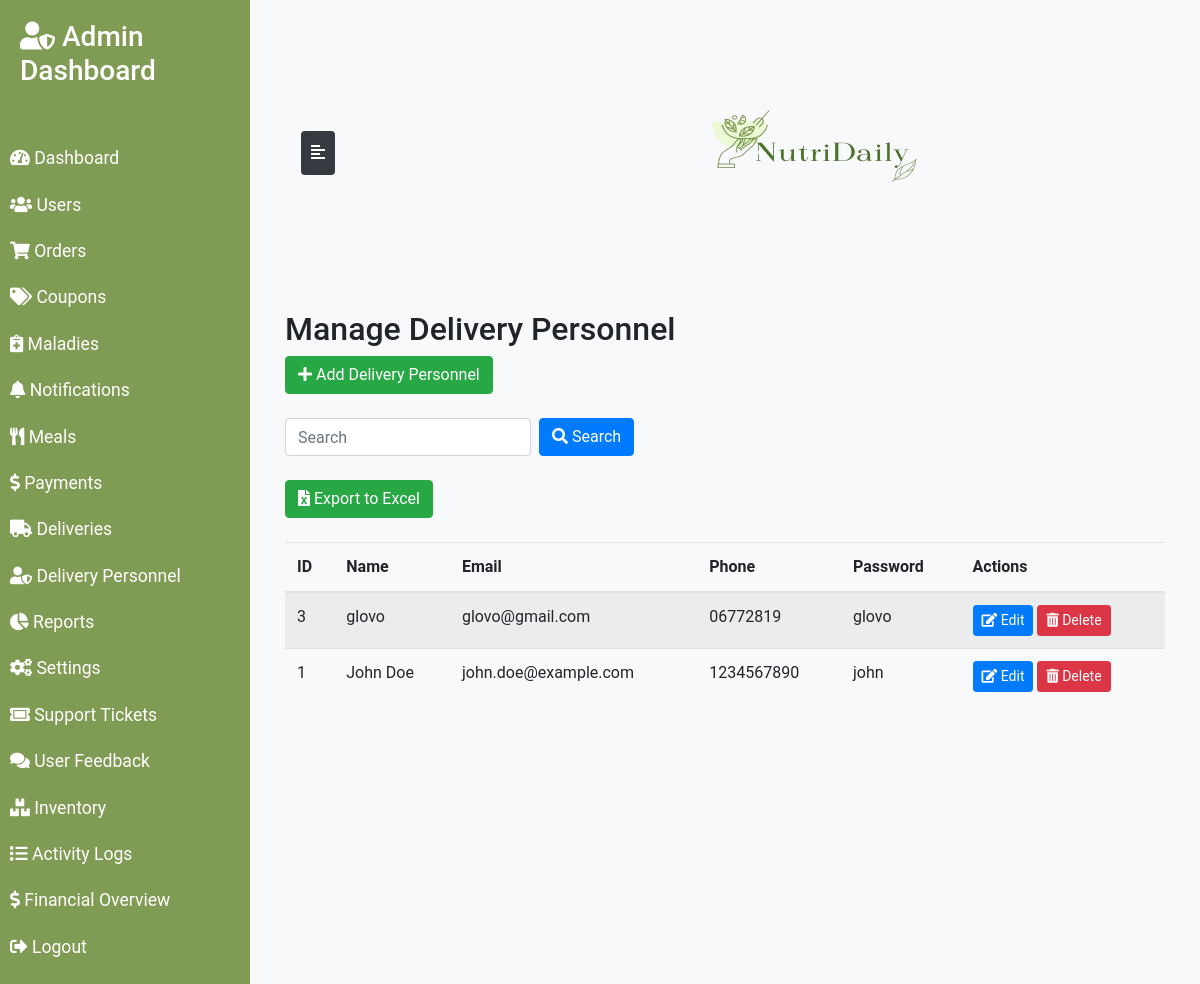
The app's page /delivers.php (signed in) with its own data.
### tables this page shows
CREATE TABLE `delivery_personnel` (
  `id` int(11) NOT NULL,
  `name` varchar(100) NOT NULL,
  `email` varchar(100) NOT NULL,
  `phone` varchar(20) NOT NULL,
  `role` varchar(50) DEFAULT NULL,
  `password` varchar(255) NOT NULL
);

### delivers.php (the view, shortened to what this page needs)
<?php
require 'config/db.php';
$search_query = isset($_POST['search_query']) ? $_POST['search_query'] : '';
$personnel = $conn->query("SELECT * FROM delivery_personnel WHERE name LIKE '%$search_query%' OR email LIKE '%$search_query%' ORDER BY id DESC");
?>
<!DOCTYPE html>
<html lang="en">
<head>
    <link rel="stylesheet" href="https://maxcdn.bootstrapcdn.com/bootstrap/4.5.2/css/bootstrap.min.css">
    <link rel="stylesheet" href="https://cdnjs.cloudflare.com/ajax/libs/font-awesome/5.15.4/css/all.min.css">
</head>
<body>
<div class="wrapper">
    <nav id="sidebar">
        <div class="sidebar-header">
            <h3><i class="fas fa-user-shield"></i> Admin Dashboard</h3>
        </div>
        <ul class="list-unstyled components">
            <li><a href="dashboard.php"><i class="fas fa-tachometer-alt"></i> Dashboard</a></li>
            <li><a href="users.php"><i class="fas fa-users"></i> Users</a></li>
            <li><a href="orders.php"><i class="fas fa-shopping-cart"></i> Orders</a></li>
            <li><a href="coupons.php"><i class="fas fa-tags"></i> Coupons</a></li>
            <li><a href="maladies.php"><i class="fas fa-notes-medical"></i> Maladies</a></li>
            <li><a href="notifications.php"><i class="fas fa-bell"></i> Notifications</a></li>
            <li><a href="meals.php"><i class="fas fa-utensils"></i> Meals</a></li>
            <li><a href="payments.php"><i class="fas fa-dollar-sign"></i> Payments</a></li>
            <li><a href="deliveries.php"><i class="fas fa-truck"></i> Deliveries</a></li>
            <li><a href="delivers.php"><i class="fas fa-user-shield"></i> Delivery Personnel</a></li>
            <li><a href="reports.php"><i class="fas fa-chart-pie"></i> Reports</a></li>
            <li><a href="settings.php"><i class="fas fa-cogs"></i> Settings</a></li>
            <li><a href="support_tickets.php"><i class="fas fa-ticket-alt"></i> Support Tickets</a></li>
            <li><a href="feedback.php"><i class="fas fa-comments"></i> User Feedback</a></li>
            <li><a href="inventory.php"><i class="fas fa-boxes"></i> Inventory</a></li>
            <li><a href="activity_logs.php"><i class="fas fa-list"></i> Activity Logs</a></li>
            <li><a href="financial_overview.php"><i class="fas fa-dollar-sign"></i> Financial Overview</a></li>
            <li><a href="logout.php"><i class="fas fa-sign-out-alt"></i> Logout</a></li>
        </ul>
    </nav>
    <div id="content">
        <nav class="navbar navbar-expand-lg navbar-light bg-light">
            <div class="container-fluid">
                <button type="button" id="sidebarCollapse" class="btn btn-info">
                    <i class="fas fa-align-left"></i>
                </button>
                <div class="ml-auto">
                    <img src="Green_And_White_Aesthetic_Salad_Vegan_Logo__6_-removebg-preview.png" style="margin-right: 230px;height: 250px; width: 60%;" alt="NutriDaily Logo" class="logo">
                </div>
            </div>
        </nav>
        <div class="container-fluid">
            <h2 class="mt-4">Manage Delivery Personnel</h2>
            <button type="button" class="btn btn-success mb-4" data-toggle="modal" data-target="#addEditModal"><i class="fas fa-plus"></i> Add Delivery Personnel</button>
            <form action="delivers.php" method="POST" class="form-inline mb-4">
                <input type="text" class="form-control mr-sm-2" name="search_query" placeholder="Search" value="<?php echo $search_query; ?>">
                <button type="submit" class="btn btn-primary" name="search"><i class="fas fa-search"></i> Search</button>
            </form>
            <form method="POST" action="delivers.php">
                <button type="submit" name="export_excel" class="btn btn-success mb-4"><i class="fas fa-file-excel"></i> Export to Excel</button>
            </form>
            <div class="table-responsive">
                <table class="table table-striped">
                    <thead>
                        <tr>
                            <th>ID</th>
                            <th>Name</th>
                            <th>Email</th>
                            <th>Phone</th>
                            <th>Password</th>
                            <th>Actions</th>
                        </tr>
                    </thead>
                    <tbody>
                        <?php while ($person = $personnel->fetch_assoc()): ?>
                            <tr>
                                <td><?php echo $person['id']; ?></td>
                                <td><?php echo $person['name']; ?></td>
                                <td><?php echo $person['email']; ?></td>
                                <td><?php echo $person['phone']; ?></td>
                                <td><?php echo $person['password']; ?></td>
                                <td>
                                    <button type="button" class="btn btn-primary btn-sm edit-btn" data-toggle="modal" data-target="#addEditModal"
                                            data-id="<?php echo $person['id']; ?>"
                                            data-name="<?php echo $person['name']; ?>"
                                            data-email="<?php echo $person['email']; ?>"
                                            data-phone="<?php echo $person['phone']; ?>"
                                            data-password="<?php echo $person['password']; ?>"><i class="fas fa-edit"></i> Edit</button>
                                    <a href="delivers.php?delete=<?php echo $person['id']; ?>" class="btn btn-danger btn-sm" onclick="return confirm('Are you sure you want to delete this person?');"><i class="fas fa-trash-alt"></i> Delete</a>
                                </td>
                            </tr>
                        <?php endwhile; ?>
                    </tbody>
                </table>
            </div>
        </div>
    </div>
</div>
</body>
</html>

### delivers.php (style rules this page uses)
body { font-family: 'Roboto', sans-serif; background-color: #f8f9fa; }
.wrapper { display: flex; width: 100%; align-items: stretch; }
#sidebar { min-width: 250px; max-width: 250px; background: #809B53 ; color: #fff; transition: all 0.3s; }
#sidebar .sidebar-header { padding: 20px; background: #809B53 ; }
#sidebar ul.components { padding: 20px 0; }
#sidebar ul li a { padding: 10px; font-size: 1.1em; display: block; color: #fff; }
#content { width: 100%; padding: 20px; min-height: 100vh; }
#sidebarCollapse { background: #343a40; border: none; color: #fff; padding: 10px; cursor: pointer; }

### records on screen
delivery_personnel: id "3", name "glovo", email "glovo@gmail.com", phone "06772819", password "glovo"
delivery_personnel: id "1", name "John Doe", email "john.doe@example.com", phone "1234567890", password "john"
